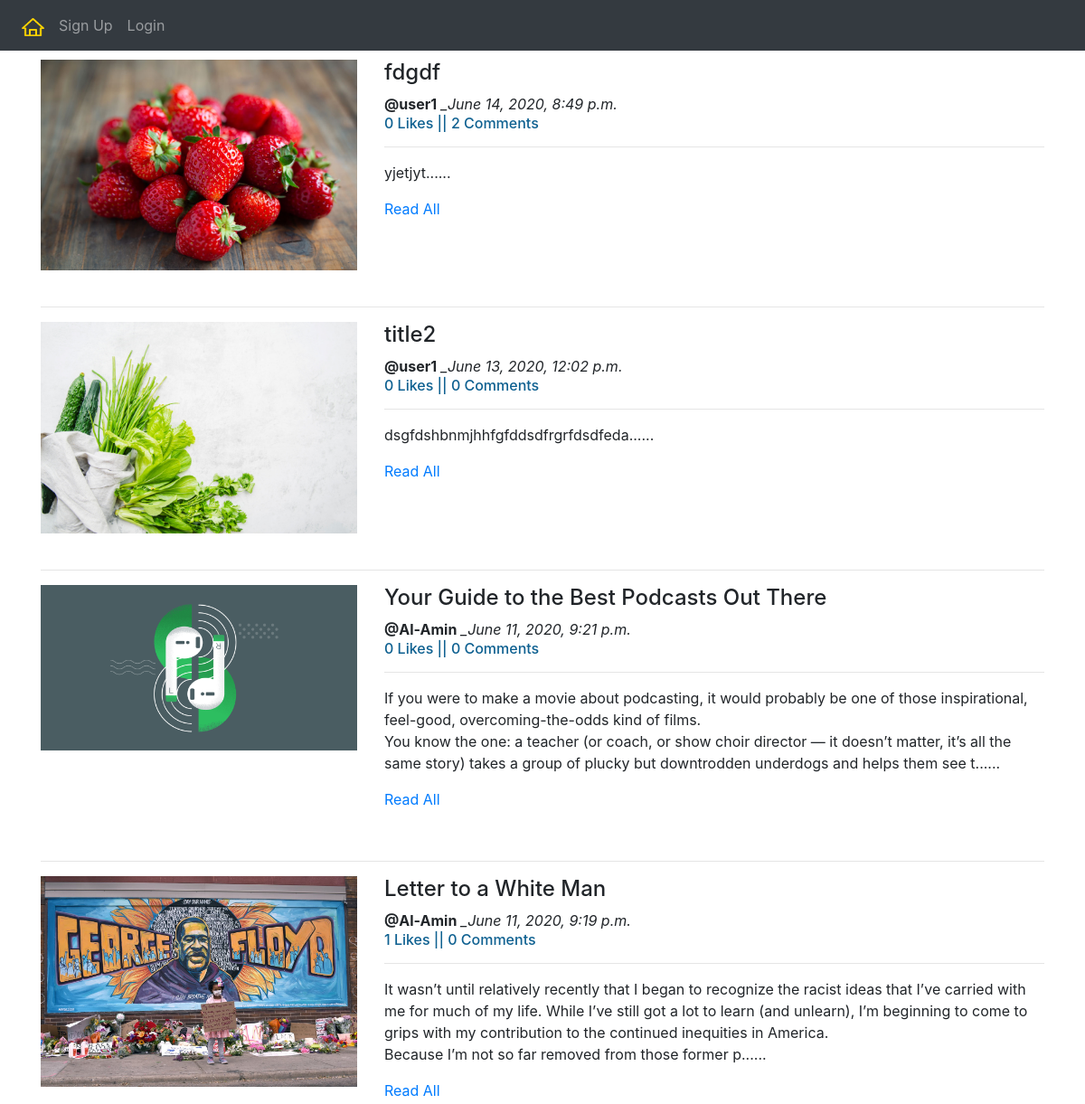
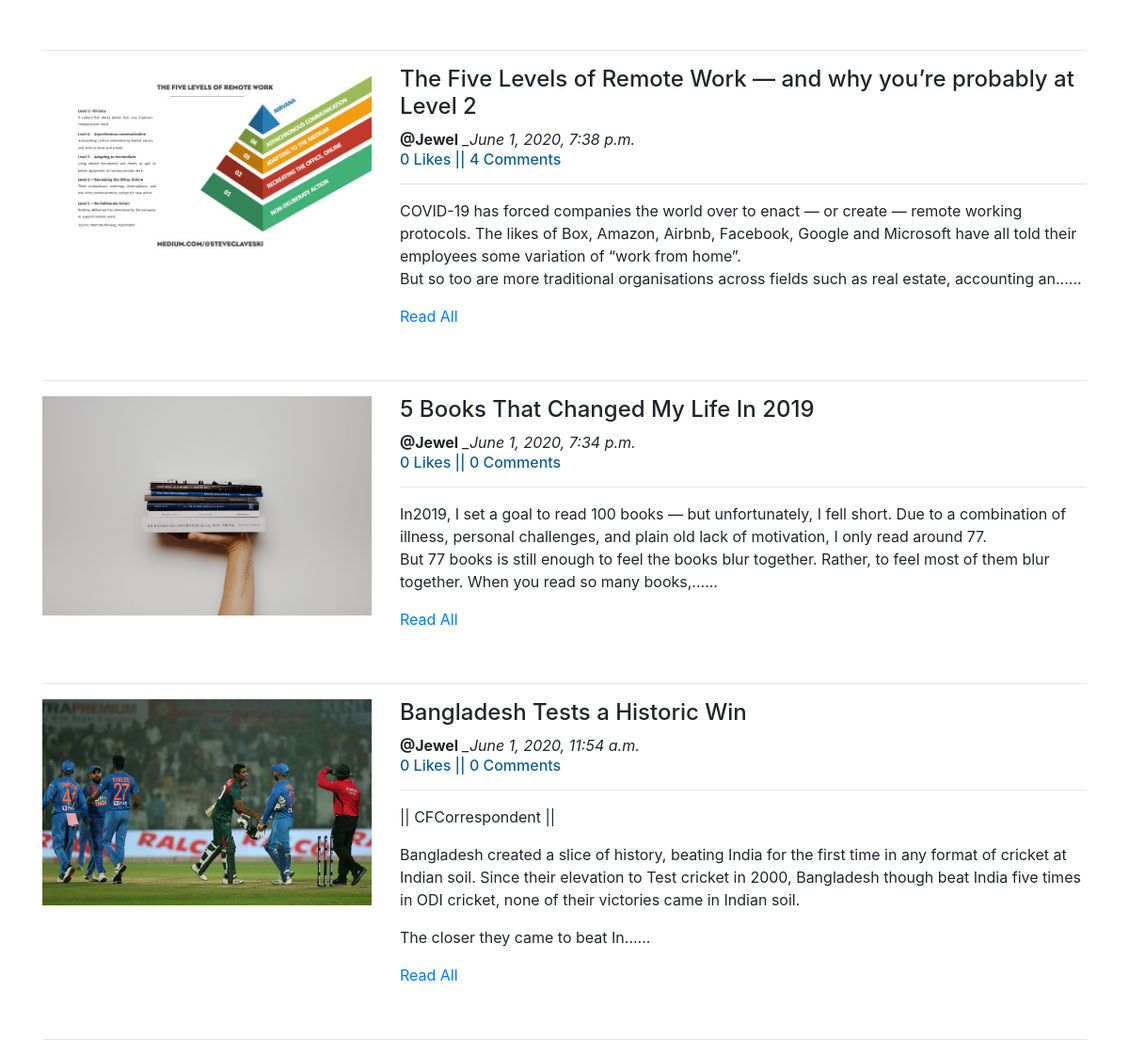
The app's page /blogs/ with its own data (2 pictures, top to bottom).
### app_blog/models.py (models this page shows, shortened)
class Blog(models.Model):
    author = models.ForeignKey(User, on_delete=models.CASCADE, related_name='post_author')
    blog_title = models.CharField(max_length=264, verbose_name="Add a Title")
    slug = models.SlugField(max_length=264, unique=True)
    blog_content = models.TextField(verbose_name="what is on your mind?")
    blog_image = models.ImageField(upload_to='blog_images', verbose_name="Blog Image")
    publish_date = models.DateTimeField(auto_now_add=True)
    update_date = models.DateTimeField(auto_now=True)
    """
    class Meta:
        ordering = ['-publish_date'] #another way of oredring by objects instead of queryset
    """

### app_blog/views.py (the view)
# urls.py: path('',views.blog_list.as_view(), name='blog_list'),
class blog_list(ListView):
    context_object_name = 'blogs'
    model = Blog
    template_name = 'app_blog/blog_list.html'
    queryset = Blog.objects.order_by('-publish_date')

### app_blog/templatetags/custom_filters.py (called while the page is built)
def range_filter(value):
    return value[0:320]+"......"

### templates/app_blog/blog_list.html (shortened to what this page needs)
{% extends 'base.html' %}
{% load custom_filters %}
{% block bodyblock %}
    {% for blog in blogs %}
        <div class="row">
            <div class="col-sm-4">
                <img src="/media/{{blog.blog_image}}" alt="{{blog.blog_title}}" title="{{blog.blog_title}}" width="100%">
            </div>
            <div class="col-sm-8">
                <h4>{{blog.blog_title}}</h4>
                <b>@{{blog.author}}</b> <i>_{{blog.publish_date}}</i>
                <h6 style="color:#0f6191">{{blog.liked_blog.count}} Likes || {{blog.blog_comments.count}} Comments</h6>
                <hr>
                <p>  {{blog.blog_content|range_filter|linebreaks}}<a href="{% url 'app_blog:blog_details' slug=blog.slug %}">Read All</a></p>
            </div>
        </div>
        <br><hr>
    {% endfor %}
{% endblock bodyblock %}

### templates/base.html (shortened to what this page needs)
<!DOCTYPE html>
<html lang="en">
<head>
  <link rel="stylesheet" href="https://maxcdn.bootstrapcdn.com/bootstrap/4.4.1/css/bootstrap.min.css">
  <link href="https://maxcdn.bootstrapcdn.com/font-awesome/4.7.0/css/font-awesome.min.css" rel="stylesheet">
</head>
<body>
    <nav class="navbar navbar-expand-sm bg-dark navbar-dark" text-align="center">
        <ul class="navbar-nav">
            <li class= "nav-item">
                <a class="nav-link" href="{% url 'index'%}"><img src="/media/logo.png" width="25px" height="20px"></a>
            </li>
            {% if user.is_authenticated %}
            <div class="nav-item dropdown">
            <a href="#" class="nav-link dropdown-toggle" id="navdrop" data-toggle="dropdown">@{{user.username}}</a>
                <div class="dropdown-menu">
                    <a class="dropdown-item" href="{% url 'app_blog:create_blog'%}">Write Blog</a>
                    <a class="dropdown-item" href="{% url 'app_blog:my_blog'%}">My Blog</a>
                    <a class="dropdown-item" href="{% url 'app_login:profile'%}">My Profile</a>
                    <br>
                    <a class="dropdown-item" href="{% url 'app_login:logout'%}">Logout</a>
                </div>
            </div>
            {% else %}
            <li class= "nav-item">
                <a class="nav-link" href="{% url 'app_login:signup'%}">Sign Up</a>
            </li>
            <li class= "nav-item">
                <a class="nav-link" href="{% url 'app_login:login'%}">Login</a>
            </li>
            {% endif %}
        </ul>
    </nav>
    <div class="container" style="padding-top:10px">
        {% block bodyblock %}
        {% endblock bodyblock %}
    </div>
</body>
</html>

### records on screen
Blog: blog_image (picture), blog_title "fdgdf", author "user1", publish_date "June 14, 2020, 8:49 p.m.", liked_blog.count "0", blog_comments.count "2", blog_content|range_filter "yjetjyt......"
Blog: blog_image (picture), blog_title "title2", author "user1", publish_date "June 13, 2020, 12:02 p.m.", liked_blog.count "0", blog_comments.count "0", blog_content|range_filter "dsgfdshbnmjhhfgfddsdfrgrfdsdfeda......"
Blog: blog_image (picture), blog_title "Your Guide to the Best Podcasts Out There", author "Al-Amin", publish_date "June 11, 2020, 9:21 p.m.", liked_blog.count "0", blog_comments.count "0", blog_content|range_filter "If you were to make a movie about podcasting, it would probably be one of those inspirational, feel-good, overcoming-the-odds kind of films. You know the one: a teacher (or coach, or show choir director — it doesn’t matter, it’s all the same story) takes a group of plucky but downtrodden underdogs and helps them see t......"
Blog: blog_image (picture), blog_title "Letter to a White Man", author "Al-Amin", publish_date "June 11, 2020, 9:19 p.m.", liked_blog.count "1", blog_comments.count "0", blog_content|range_filter "It wasn’t until relatively recently that I began to recognize the racist ideas that I’ve carried with me for much of my life. While I’ve still got a lot to learn (and unlearn), I’m beginning to come to grips with my contribution to the continued inequities in America. Because I’m not so far removed from those former p......"
Blog: blog_image (picture), blog_title "The Five Levels of Remote Work — and why you’re probably at Level 2", author "Jewel", publish_date "June 1, 2020, 7:38 p.m.", liked_blog.count "0", blog_comments.count "4", blog_content|range_filter "COVID-19 has forced companies the world over to enact — or create — remote working protocols. The likes of Box, Amazon, Airbnb, Facebook, Google and Microsoft have all told their employees some variation of “work from home”. But so too are more traditional organisations across fields such as real estate, accounting an......"
Blog: blog_image (picture), blog_title "5 Books That Changed My Life In 2019", author "Jewel", publish_date "June 1, 2020, 7:34 p.m.", liked_blog.count "0", blog_comments.count "0", blog_content|range_filter "In2019, I set a goal to read 100 books — but unfortunately, I fell short. Due to a combination of illness, personal challenges, and plain old lack of motivation, I only read around 77. But 77 books is still enough to feel the books blur together. Rather, to feel most of them blur together. When you read so many books,......"
Blog: blog_image (picture), blog_title "Bangladesh Tests a Historic Win", author "Jewel", publish_date "June 1, 2020, 11:54 a.m.", liked_blog.count "0", blog_comments.count "0", blog_content|range_filter "|| CFCorrespondent || Bangladesh created a slice of history, beating India for the first time in any format of cricket at Indian soil. Since their elevation to Test cricket in 2000, Bangladesh though beat India five times in ODI cricket, none of their victories came in Indian soil. The closer they came to beat In......"
